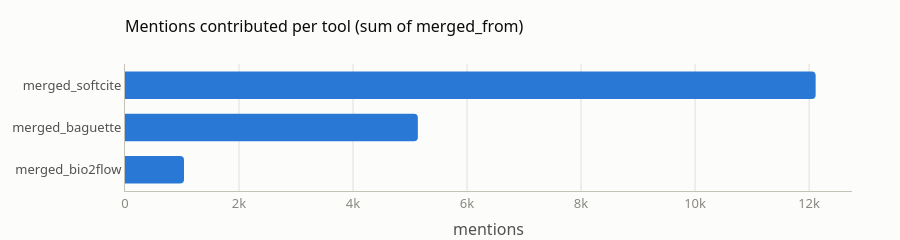

Source (notebook cell):
### Code cell
# Mentions contributed per source (document-level merged_from)
by_source = papers[["merged_softcite", "merged_baguette", "merged_bio2flow"]].sum()
hbar(by_source, "Mentions contributed per tool (sum of merged_from)", "mentions").show()
by_source

### Figure 1 — Plotly figure (JSON) as saved in the notebook; plotly's stock layout.template omitted (floating-point values rounded to 4 significant figures)
{"data": [{"cliponaxis": false, "hovertemplate": "<b>%{y}</b><br>%{x:,d} mentions<extra></extra>", "marker": {"color": "#2a78d6"}, "orientation": "h", "showlegend": false, "textfont": {"color": "#52514e"}, "textposition": "outside", "type": "bar", "x": [1035, 5137, 12115], "y": ["merged_bio2flow", "merged_baguette", "merged_softcite"]}], "layout": {"height": 210, "title": {"text": "Mentions contributed per tool (sum of merged_from)"}, "xaxis": {"title": {"text": "mentions"}}, "yaxis": {"showgrid": false, "tickfont": {"color": "#52514e"}}}}
